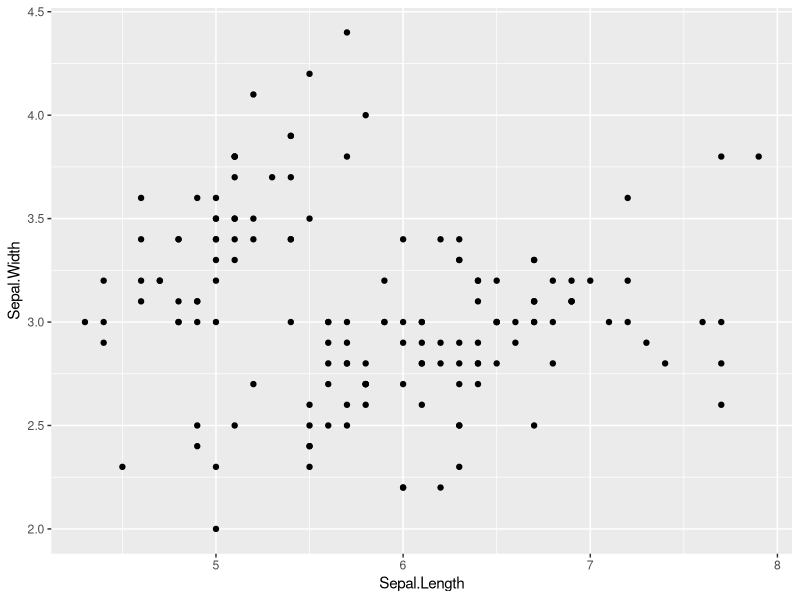
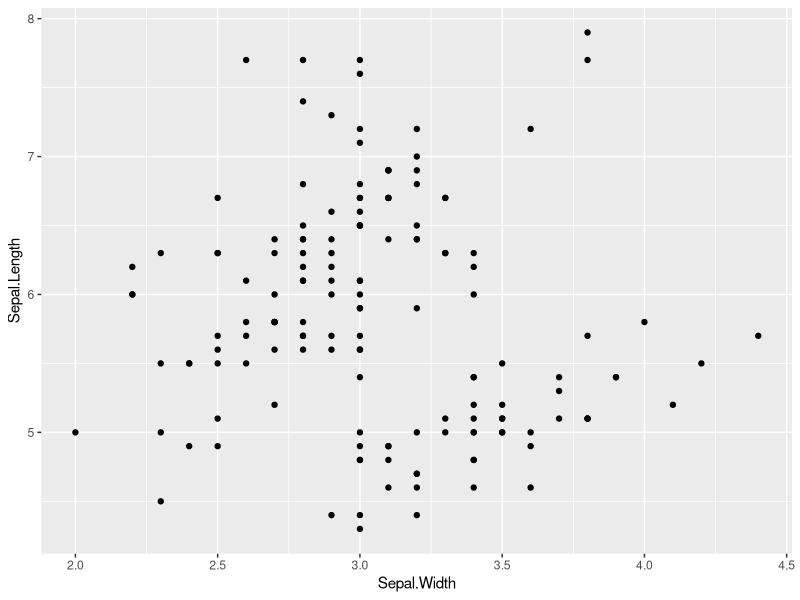
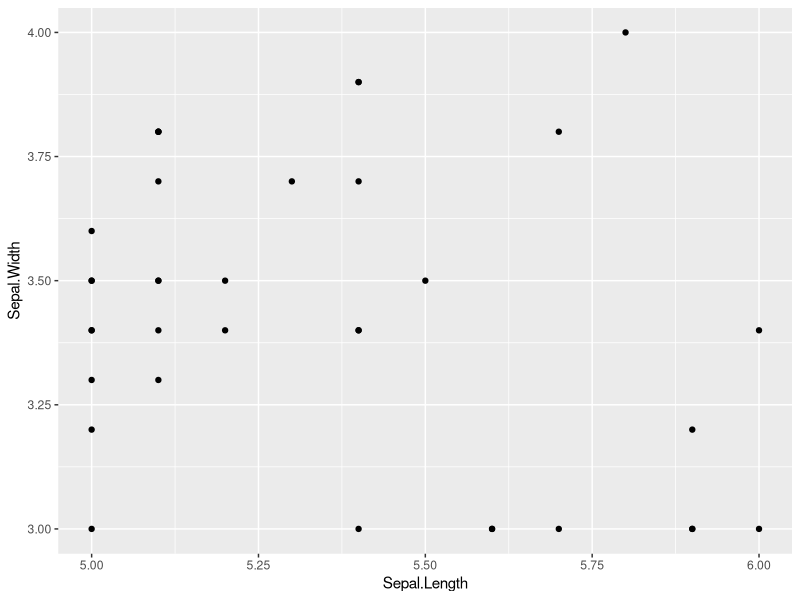
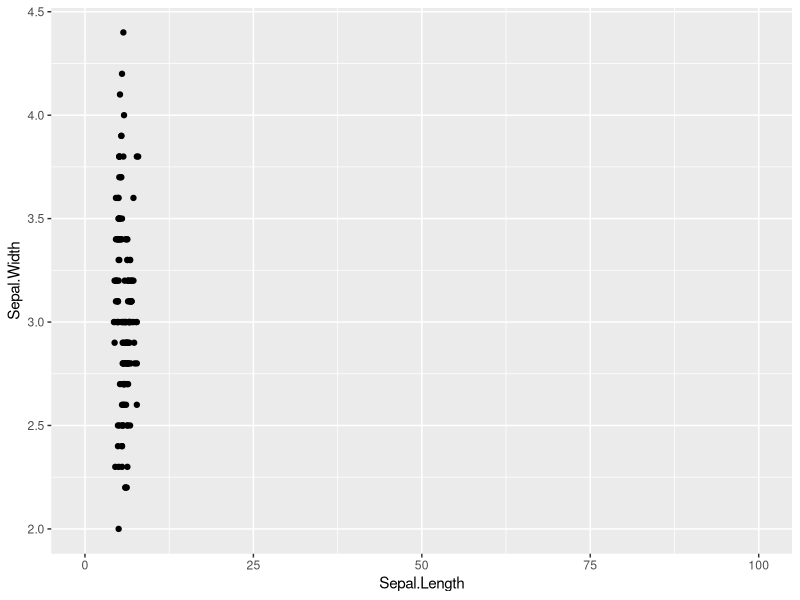
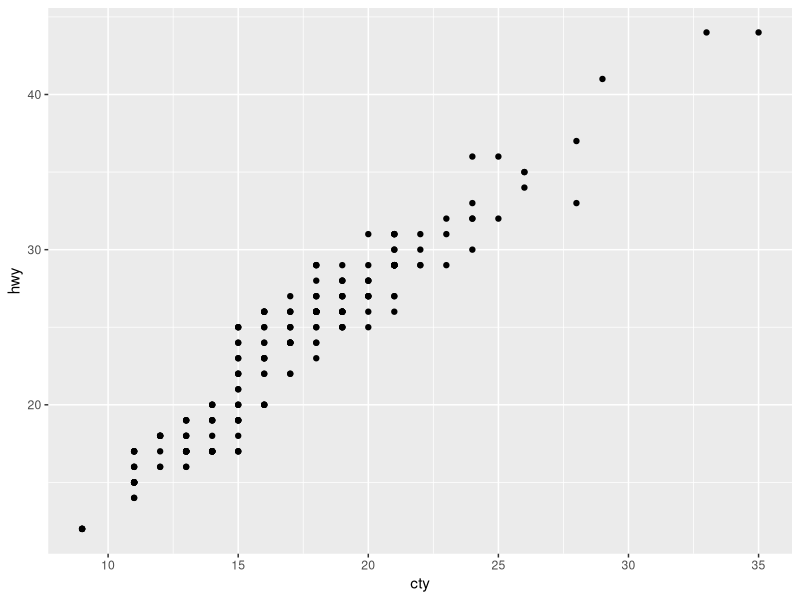
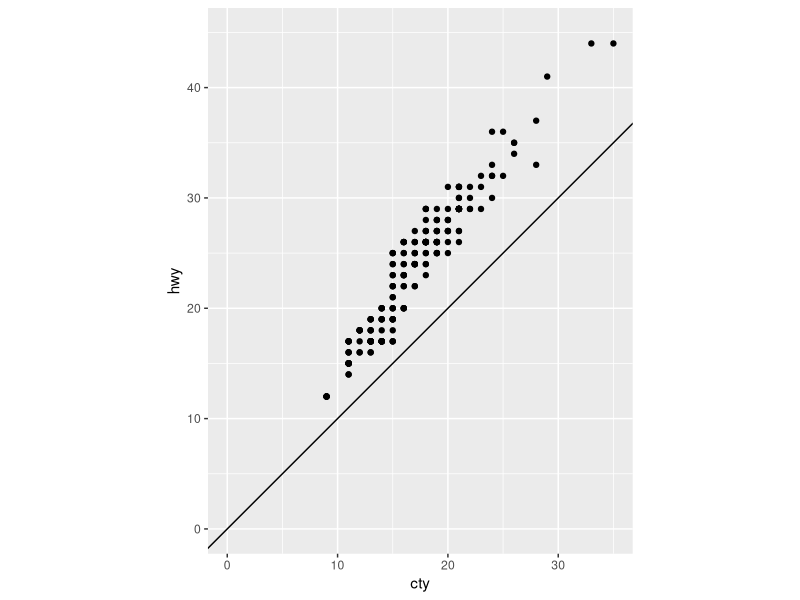
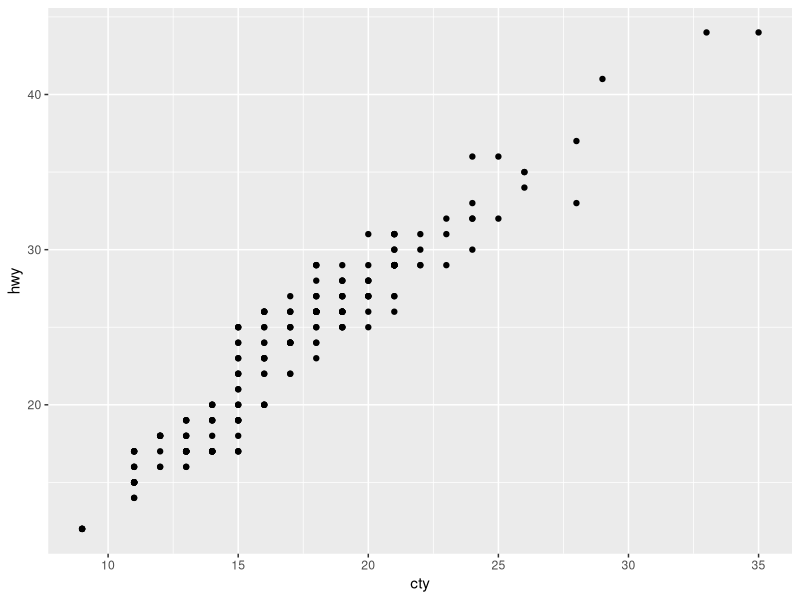
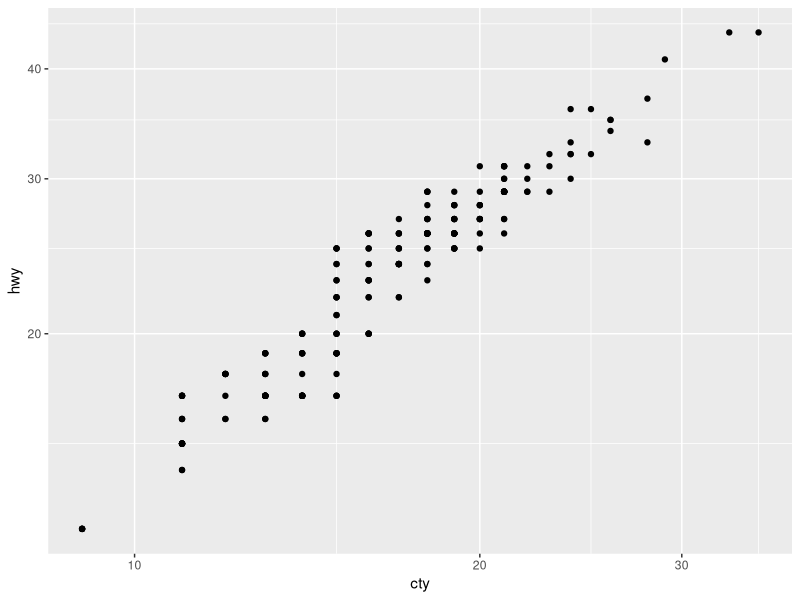

Source code (R) for these figures, in order:
# notes L5

library(tidyverse)

## advanced ggplot settings

base <- iris %>% 
  ggplot(aes(x =  Sepal.Length, y = Sepal.Width))+
  geom_point()
base

## fonctions coord_*

base + coord_flip()

## limiter les axes

base + coord_cartesian(xlim = c(5,6), y = c(3,4))

base + coord_cartesian(xlim = c(0, 100))

## rapport entre les échelles de x et de y

miles <- mpg %>% 
  ggplot(aes(x = cty, y = hwy))+
  geom_point()

miles

miles + coord_equal(ratio = 1,
                    xlim = c(0, 35),
                    ylim = c(0, 45)) +
  geom_abline(slope = 1, intercept = 0)



## modifier l'échelle des axes
## toute transformation mathématique est possible

miles

miles + coord_trans(x = "log2", y = "log2")

## coordonnées polaires

base
base + coord_polar(theta = "y", direction = -1)

## camembert -- pie chart!

iris %>% 
  ggplot(aes(x = "", y = Species, fill = Species))+
  geom_col() +
  coord_polar(theta = "y")

base <- iris %>% 
  ggplot(aes(x = Sepal.Length, y = Sepal.Width,
             color = Species, size = Petal.Length))+
  geom_point()
base

## coleurs
base + scale_color_brewer()

base + scale_color_brewer(type = "qual")

## colorblind
base + scale_color_viridis_d()

## quels sont les palettes de couleur de brewer()?

RColorBrewer::display.brewer.all()

## faire tous seuls comme des grands

base + scale_color_manual(values = c("indianred", 
                                     "brown", 
                                     "#fdf6e3"))
base + scale_color_grey()

## continuous variable
base <- iris %>% 
  ggplot(aes(x = Sepal.Length, y = Sepal.Width,
             color = Petal.Width, size = Petal.Length))+
  geom_point()
base


base + scale_color_gradient(low = "green", high = "red")

base + scale_color_gradient2(low = "blue",
                             mid = "white",
                             high = "red", 
                             midpoint = 1.5
                            )

## entre discret et continu!: binned scale
base + scale_color_binned(type = "viridis")


## size -- changer la taille

base

base + scale_size_area(max_size = 12)


## remplissage (fill)

base <- mpg %>% 
  ggplot(aes(x = manufacturer, 
             fill = manufacturer))+
  geom_bar()
base

base + scale_fill_viridis_d()

base + scale_fill_brewer(palette = "Set2")

## différence entre changer les couleurs du MAPPING
## ou changer les couleurs d'un OBJET

## toutes barres rouges

base + geom_bar(fill = "red")


## tout ce qui passe par aes() et scale_() change par variable
## tout ce qui passe directement aux geom() ne change pas

base + theme_classic()
base + theme_minimal()
base + theme_void()

library(ggthemes)
base + theme_stata()

# controle à la main

base +
  theme()


## comment ajouter des titres

base +
  labs(title = "mon titre",
       subtitle = "mon soutitre")

## comment ajouter des lignes


